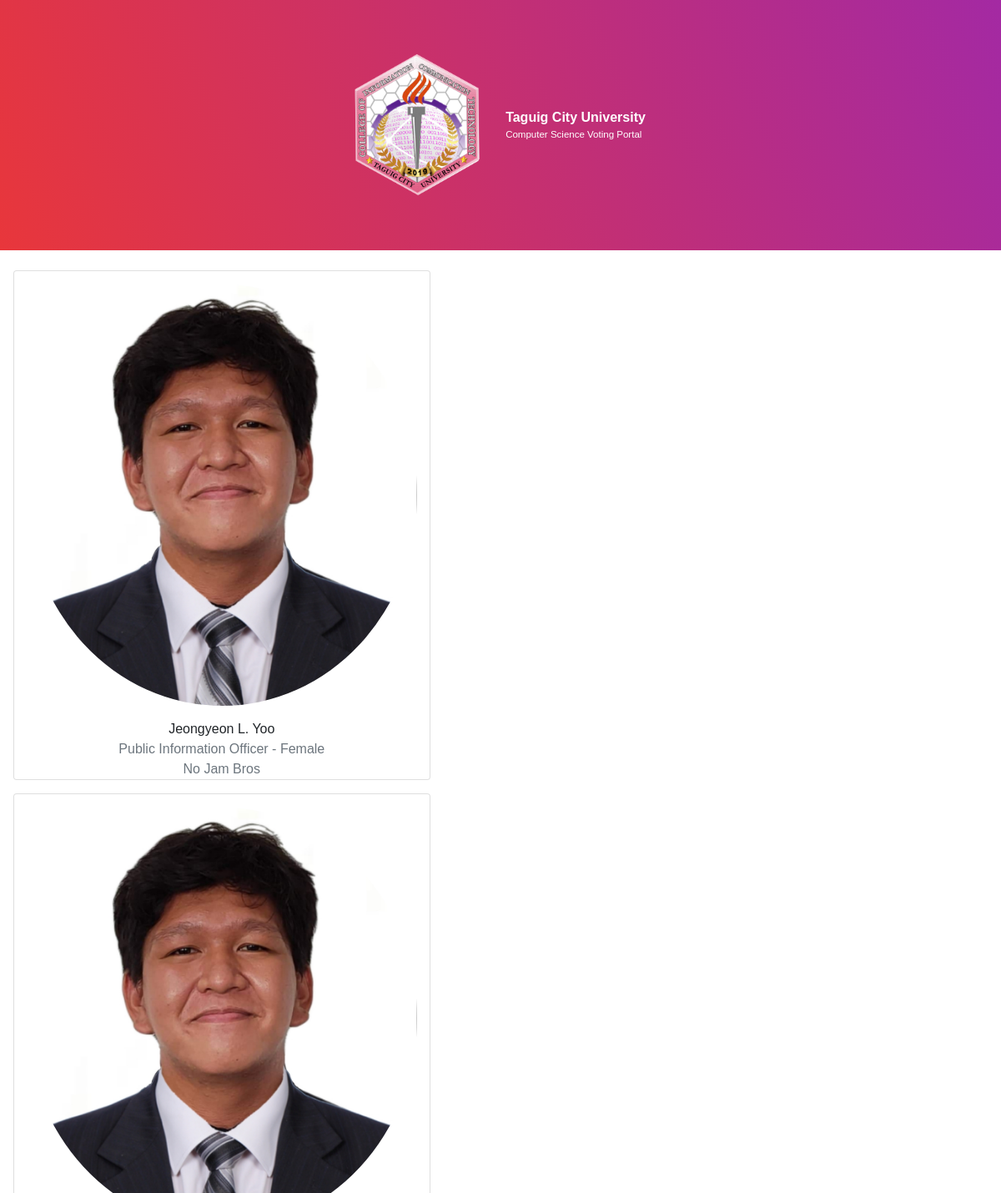
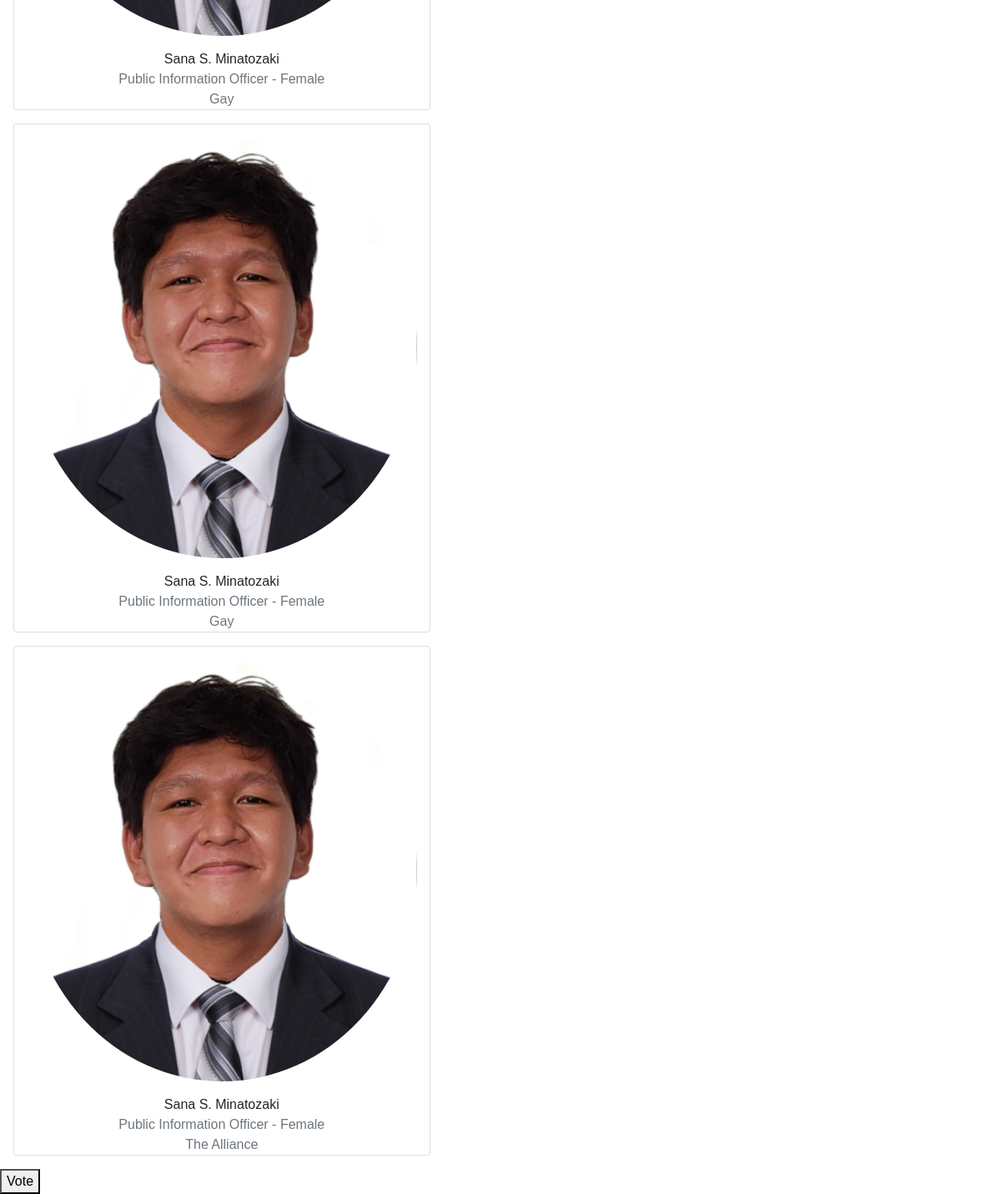
/php/piof.php, run on the app's committed database (2 pictures, top to bottom).
### tables this page shows
CREATE TABLE `candidate` (
  `candidatename` varchar(50) NOT NULL,
  `candidatestudentnumber` varchar(50) NOT NULL,
  `candidateage` varchar(50) NOT NULL,
  `candidategender` varchar(10) NOT NULL,
  `candidatecourse` varchar(50) NOT NULL,
  `candidateposition` varchar(50) NOT NULL,
  `candidatepartylist` varchar(50) NOT NULL,
  `candidatepicture` varchar(100) NOT NULL
);

### php/piof.php (the view, shortened to what this page needs)
<!DOCTYPE html>
<html lang="en">
<head>
    <link rel="stylesheet" href="https://cdn.jsdelivr.net/npm/bootstrap@4.3.1/dist/css/bootstrap.min.css">
    <link rel="stylesheet" href="/css/vote.css">
</head>
<body>
    <div class="top">
        <div class="logo">
            <img src="/src/cict.png" class="icon">
        </div>
        <div class="name">
            <p class="schoolname">Taguig City University</p>
            <p class="webname">Computer Science Voting Portal</p>
        </div>
    </div><br>
</body>
</html>
<?php
include('connection.php');
$countquery = "SELECT * FROM candidate WHERE candidateposition = 'Public Information Officer - Female'";
$countres = mysqli_query($conn, $countquery);
while ($getrow = mysqli_fetch_array($countres)) {
    $cname = $getrow["candidatename"];
    $cpos = $getrow["candidateposition"];
    $cpartylist = $getrow["candidatepartylist"];
    echo '<div class="row pb-3 ml-3">
            <div class="col-5 card text-center" style="width: 18rem;">
                <img src="/src/currentpartylist/President.jpg" class="card-img-top py-3 rounded-circle" alt="...">
                <div class="card-body py-0 px-0">
                    <p class="card-text">' . $cname . '</p>
                    <p class="text-secondary">' . $cpos . '</p>
                    <p class="text-secondary">' . $cpartylist . '</p>
                </div>
            </div>
        </div>';
}
if (!isset($_SESSION['votedpiof'])) {
    $votingstatus = $_SESSION['votedpiof'];
    if ($votingstatus == 0) {
        echo '<button type="submit" name="submit">Vote</button>';
    } else {
        echo '<button type="button" name="submit" disabled>Already Voted</button>';
    }
} else {
}
?>

### css/vote.css (style rules this page uses)
html { font-size: 1rem; }
body { font-family: Arial, Helvetica, sans-serif; margin: 0 0 0 0; padding: 0 0 0 0; }
p { margin-bottom: 0; }
.webname { font-size: 0.72rem; }
.icon { width: 15vw; }
.top { width: 100%; display: flex; align-items: center; justify-content: center; padding: 5% 0 5% 0; background-image: linear-gradient(247.23deg, #a229a5 -2.25%, #eb3737 104.04%); color: white; column-gap: 1rem; z-index: 2; }
.schoolname { font-weight: bolder; }
.webname, .schoolname { margin-top: 0; margin-bottom: 0; }

### data on the page
candidate: candidatename "Jeongyeon L. Yoo", candidateposition "Public Information Officer - Female", candidatepartylist "No Jam Bros"
candidate: candidatename "Sana S. Minatozaki", candidateposition "Public Information Officer - Female", candidatepartylist "Gay"
candidate: candidatename "Sana S. Minatozaki", candidateposition "Public Information Officer - Female", candidatepartylist "Gay"
candidate: candidatename "Sana S. Minatozaki", candidateposition "Public Information Officer - Female", candidatepartylist "The Alliance"
